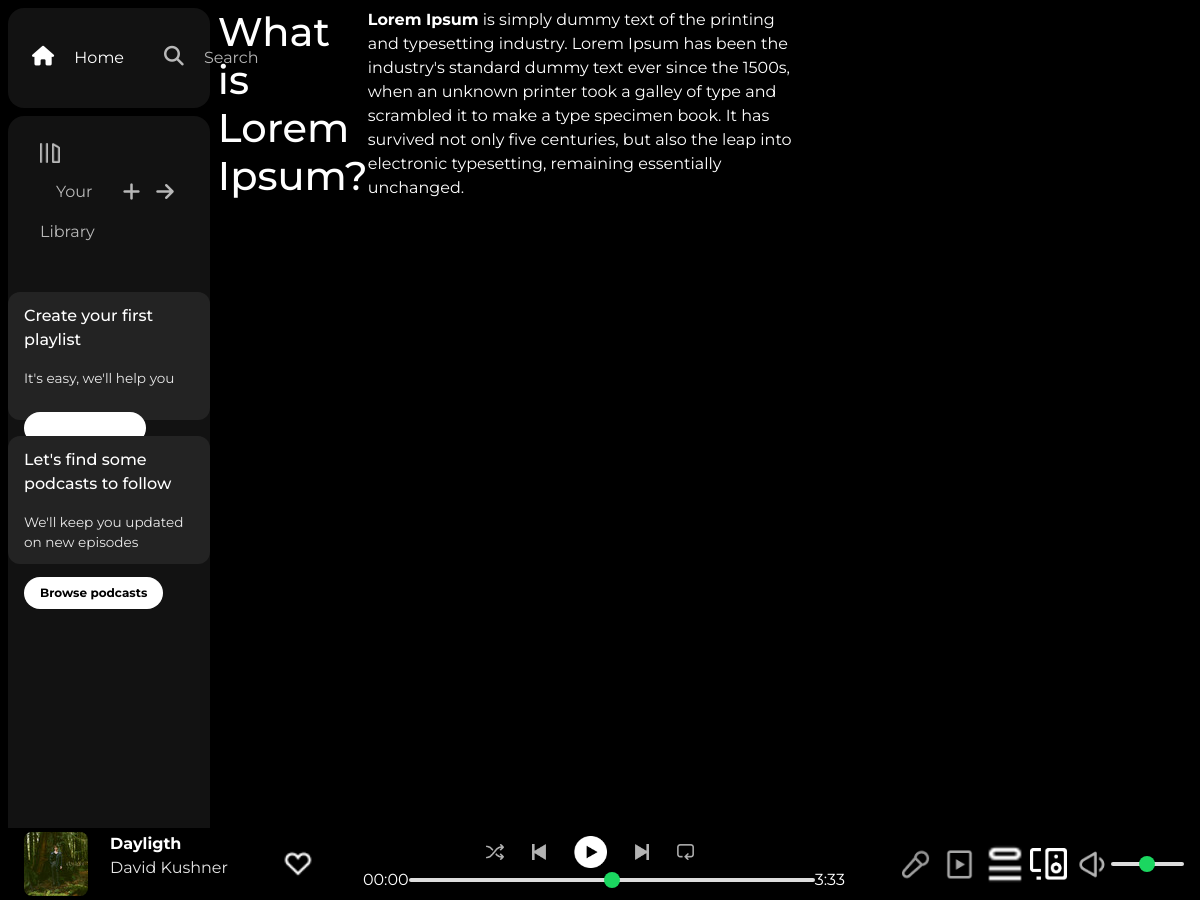
The page /newsDetails/what-is-lorem-ipsum on the database its author committed.
### news/models.py (models this page shows)
class News(models.Model):
    news_title = models.CharField(max_length=100)
    news_desc = HTMLField()
    news_image = models.FileField(upload_to="news/",max_length=250,null=True,default=None)
    news_slug = AutoSlugField(populate_from = 'news_title',unique = True,null = True, default = None)

### mysite/views.py (the view)
# urls.py: path('newsDetails/<slug>',views.newsDetails, name='newsDetails'),
def newsDetails(request,slug):
    newsDetails = News.objects.get(news_slug=slug)
    data = {
        'newsDetails':newsDetails
    }
    return render(request,"newsDetails.html",data)

### templates/newsDetails.html (shortened to what this page needs)
{% extends "base.html" %}
{% block content %}
    <h1>{{newsDetails.news_title}}</h1>
    <p>{{newsDetails.news_desc | safe }}</p>
    <div class="col-4">
    </div>
{% endblock content %}

### static/css/style.css (style rules this page uses)
body { font-family: "Montserrat", sans-serif; margin: 0; background-color: #000; color: #fff; overflow: hidden; }

### rows shown on the page
News: news_title "What is Lorem Ipsum?", news_desc "Lorem Ipsum is simply dummy text of the printing and typesetting industry. Lorem Ipsum has been the industry's standard dummy text ever since the 1500s, when an unknown printer took a galley of type and scrambled it to make a type specimen book. It has survived not only five centuries, but also the leap into electronic typesetting, remaining essentially unchanged."
